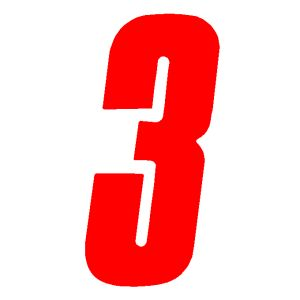
#> input picture images-to-resize/numred3.jpg, 300 x 300 px
$ python -i imagerec.py   (imports and definitions only)   (Python 2 division)
#> lines starting #> are read from the running program, lines starting #| are printed output that depends on the picture
import numpy as np
import matplotlib.pyplot as plt
import time
import PIL
from PIL import Image
from collections import Counter
from resizeimage import resizeimage


# def image_copy(image_array):
#     image_copy = np.copy(image_array)
#     vis_util.visualize_boxes_and_labels_on_image_array(
#         image_copy,
#         np.squeeze(boxes),
#         np.squeeze(classes).astype(np.int32),
#         np.squeeze(scores),
#         category_index,
#         use_normalized_coordinates=True,
#         line_thickness=8)
#     return image_copy

def whatNumIsThis(filepath):
#> called with filepath = 'images-to-resize/numred3.jpg'
    matchedAr = []

    loadExamps = open('numArEx.txt', 'r').read()
#> (reads numArEx.txt from the repository)
    loadExamps = loadExamps.split('\n')

    i = Image.open(filepath)
#> i is the input picture: PIL image 300x300 RGB; mean R, G, B 253.6, 187.5, 187.4
    iar = np.array(i)
    iar = threshold(iar)
#> after the loop in threshold, `for eachRow in imageArray:`: balanceAr = 90000 items
#> in threshold, `balance = mean(balanceAr)`: balance = 220
#> after the loop in threshold, `for eachRow in newAr:`: eachPix = [255, 255, 255]
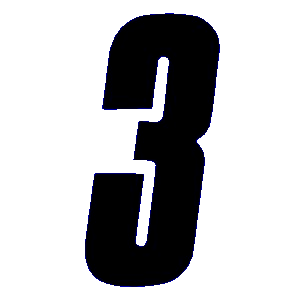
#> iar: shape (300, 300, 3); mean R, G, B 186.6, 186.6, 188
    iarl = iar.tolist()
#> iarl = 300 items

    inQuestion = str(iarl)
    for eachExample in loadExamps:
        if len(eachExample) > 3:
            splitEx = eachExample.split('::')
            currentNum = splitEx[0]
            currentAr = splitEx[1]

            eachPixEx = currentAr.split('],')
            eachPixInQ = inQuestion.split('],')

            x=0
            while x < len(eachPixEx):
                if eachPixEx[x] == eachPixInQ[x]:
                    matchedAr.append(int(currentNum))
                x += 1
#> after the loop, matchedAr = 32 values from 1 to 1

    print matchedAr
#| [1, 1, 1, 1, 1, 1, 1, 1, 1, 1, 1, 1, 1, 1, 1, 1, 1, 1, 1, 1, 1, 1, 1, 1, 1, 1, 1, 1, 1, 1, 1, 1]
    x = Counter(matchedAr)
#> x = {1: 32}
    print x
#| Counter({1: 32})

    graphX = []
    graphY = []
    for eachThing in x:
        print eachThing
        graphX.append(eachThing)
        print x[eachThing]
        graphY.append(x[eachThing])
#> this loop made 1 pass
#| 1
#| 32
#> after the loop, graphX = [1]; graphY = [32]

    fig = plt.figure()
    ax1 = plt.subplot2grid((4,4), (0,0), rowspan=1, colspan=4)
    ax2 = plt.subplot2grid((4,4), (1,0), rowspan=3, colspan=4)

    ax1.imshow(iar)
    ax2.bar(graphX, graphY, align='center')
    plt.ylim(300)
    xloc = plt.MaxNLocator(12)
    ax2.xaxis.set_major_locator(xloc)
    plt.show()
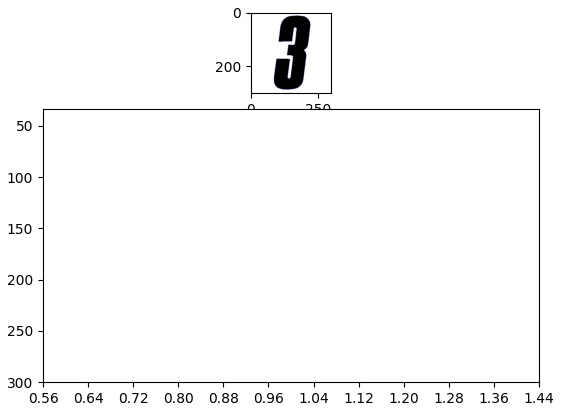
#> figure drawn by matplotlib, 2 panels

def createExamples():
    numberArrayExamples = open('numArEx.txt', 'a')
    numbersWeHave = range(0, 10)
    versionsWeHave = range(1, 10)

    for eachNum in numbersWeHave:
        for eachVersion in versionsWeHave:
            imageFilePath = 'images/numbers/' + str(eachNum) + '.' + str(eachVersion) + '.png'
            ei = Image.open(imageFilePath)
            eiar = np.array(ei)
            eiar1 = str(eiar.tolist())

            lineToWrite = str(eachNum) + '::' + eiar1 + '\n'
            numberArrayExamples.write(lineToWrite)

def threshold(imageArray):

    balanceAr = []
    newAr = imageArray
    from statistics import mean
    for eachRow in imageArray:
        for eachPix in eachRow:
            avgNum = mean(eachPix[:len(eachPix)-1])
            balanceAr.append(avgNum)

    balance = mean(balanceAr)
    for eachRow in newAr:
        for eachPix in eachRow:
            if mean(eachPix[:len(eachPix)-1]) > balance:
                for i in range(0, len(eachPix)):
                    eachPix[i] = 255

                # [4 lines of commented-out code are left out]
            else:
                for i in range(0, len(eachPix) - 1):
                    if i == len(eachPix):
                        eachPix[i] = 255
                    else:
                        eachPix[i] = 0
                # [4 lines of commented-out code are left out]
    return newAr

# [12 lines not run here, left out]

>>> result = whatNumIsThis('images-to-resize/numred3.jpg')
